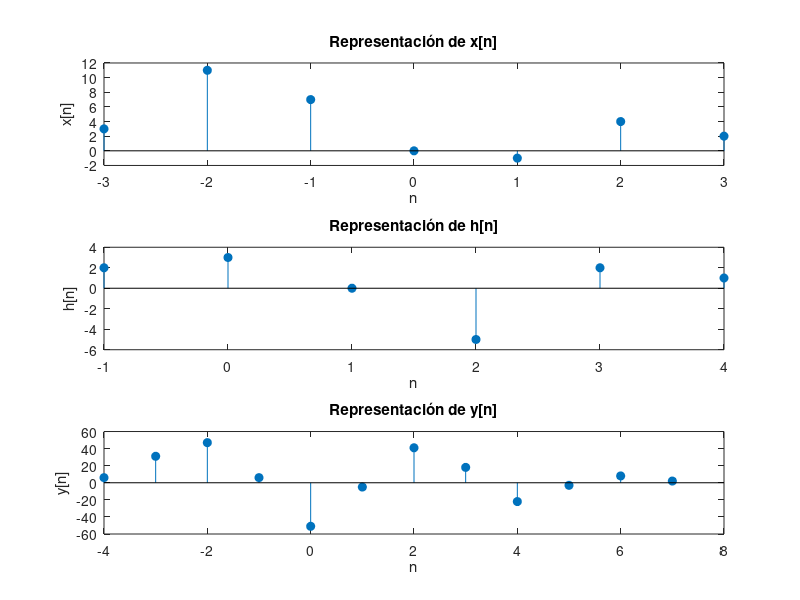

Write MATLAB code to recreate this figure.
% Ejercicio 1
% Considera las siguientes secuencias discretas definidas en los intervalos indicados:
n_x=-3:3;  
x=[3,11,7,0,-1,4,2];

n_h= -1:4;
h=[2, 3, 0, -5, 2, 1];

y= conv(x,h);
n_y= (n_x(1) + n_h(1):n_x(end)+ n_h(end));

%Ahora representamos gráficamente n h e y.
figure(1);

subplot(3,1,1); stem(n_x, x,'filled'); title('Representación de x[n]'); xlabel('n'); ylabel('x[n]');
subplot(3,1,2); stem(n_h, h,'filled'); title('Representación de h[n]'); xlabel('n'); ylabel('h[n]');
subplot(3,1,3); stem(n_y, y,'filled'); title('Representación de y[n]'); xlabel('n'); ylabel('y[n]');
